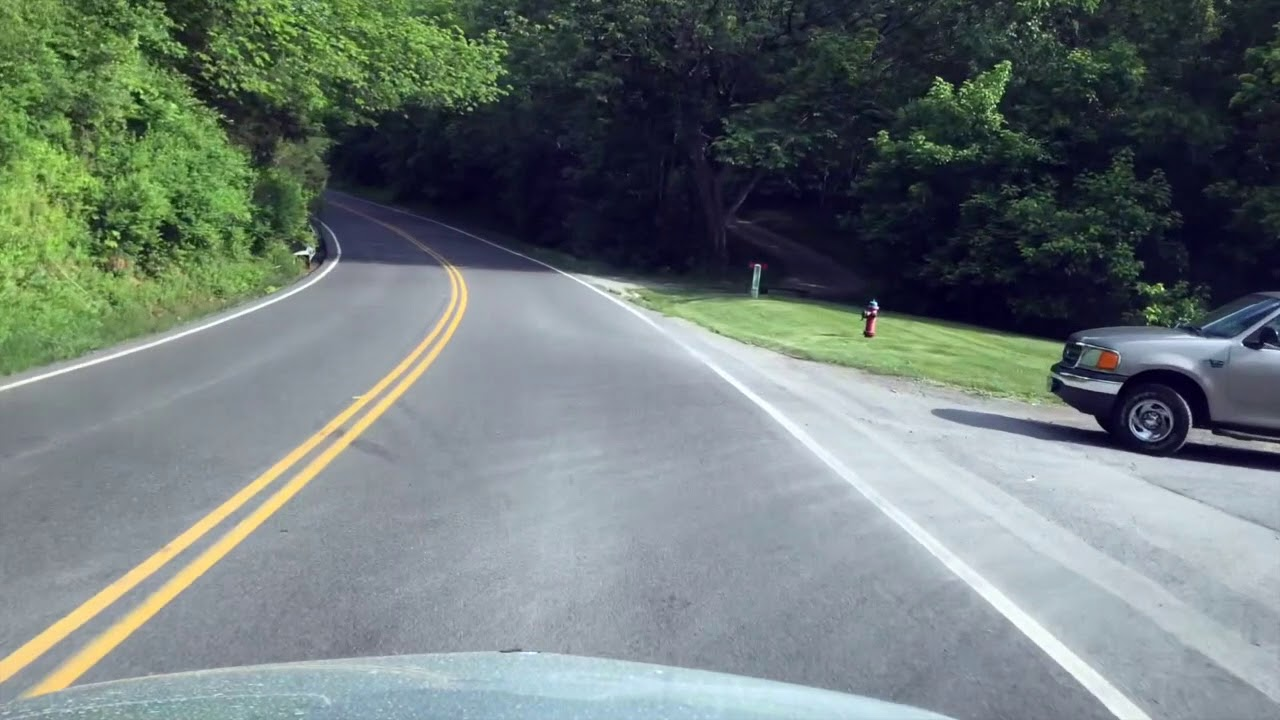
#> input picture test_image.jpg, 1280 x 720 px, given in place of test2.mp4, which was not available
$ python lane_Detection.py
#> lines starting #> are read from the running program, lines starting #| are printed output that depends on the picture; after the words box and inside, x2 and y2 are one past the last pixel; in counts of white or black regions, pixels touching at a corner belong together; long printed decimals are rounded; pictures that were not available may be replaced by others from this repository, and a replacement may not be noted
#> further down, frame is the input picture: shape (720, 1280, 3); mean B, G, R 119.6, 121.6, 110.1
import cv2
import numpy as np
import matplotlib.pyplot as plt


# img = cv2.imread("test_image.jpg")
# lane_image = np.copy(img)


def make_coordinate(image, line_parametres):
    try:
        slope, intercept = line_parametres
    except TypeError:
        slope, intercept = 0, 0

    y1 = image.shape[0] + 20
    y2 = int(y1 * (3 / 5))
    x1 = int((y1 - intercept) / slope)
    x2 = int((y2 - intercept) / slope)

    return np.array([x1, y1, x2, y2])


def average_resim(image, lines):
    global left_line
    global right_line
    left_fit = []
    right_fit = []
    for line in lines:
        x1, y1, x2, y2 = line.reshape(4)
        parameters = np.polyfit((x1, x2), (y1, y2), 1)
        slope = parameters[0]
        intercept = parameters[1]
        if slope < 0:
            left_fit.append((slope, intercept))
        else:
            right_fit.append((slope, intercept))
    if left_fit:
        left_fit_average = np.average(left_fit, axis=0)
        print(left_fit_average, 'left')
        left_line = make_coordinate(image, left_fit_average)
    if right_fit:
        right_fit_average = np.average(right_fit, axis=0)
        print(right_fit_average, 'right')
        right_line = make_coordinate(image, right_fit_average)

    return np.array([left_line, right_line])


def kenar(image):
    gray = cv2.cvtColor(image, cv2.COLOR_RGB2GRAY)
    blur = cv2.GaussianBlur(gray, (5, 5), 0)
    canny = cv2.Canny(blur, 45, 150)
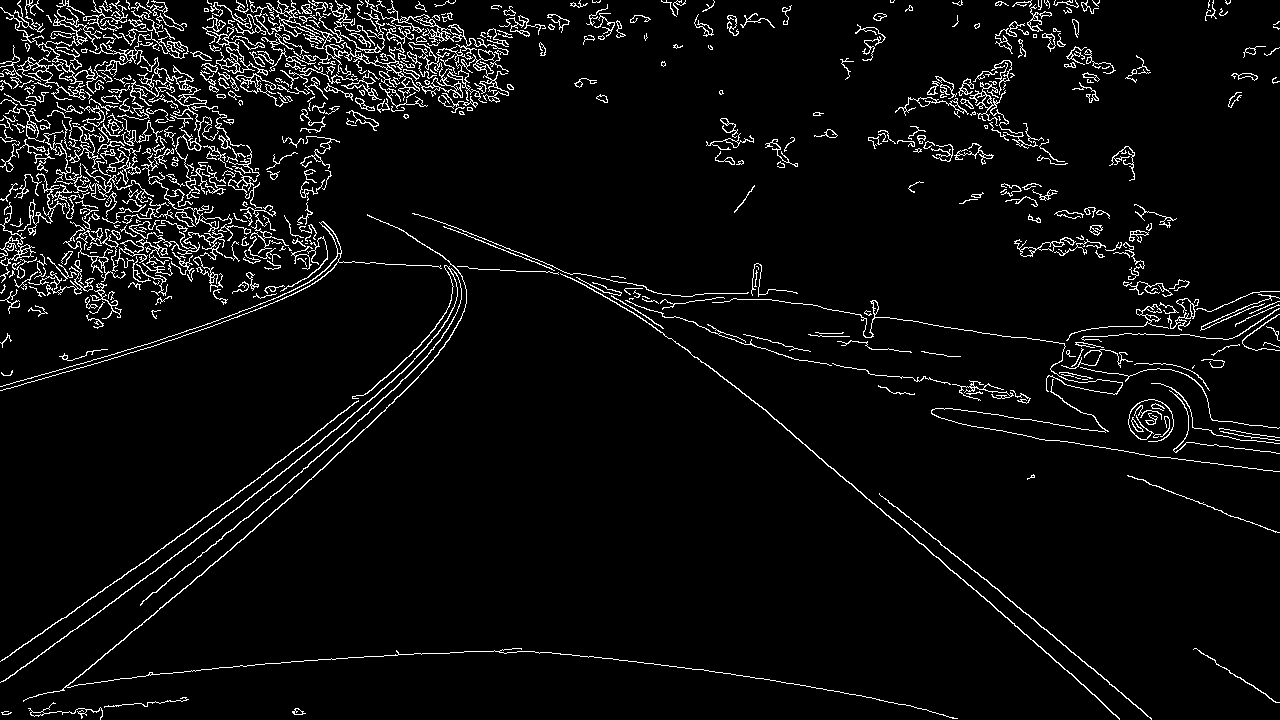
#> canny: shape (720, 1280); 5% white in thin lines or dots
    return canny


def ex_serit(image, lines):
    line_image = np.zeros_like(image)
    if lines is not None:
        for line in lines:
            x1, y1, x2, y2 = line.reshape(4)
            cv2.line(line_image, (x1, y1,), (x2, y2), (255, 255, 0), 10)
    return line_image


def incelenecek_bolge(image):
    height = image.shape[0]
#> height = 720
    triangle = np.array([
        [(30, height), (1200, height), (550, 250)]
    ])
#> triangle = [[30, 720], [1200, 720], [550, 250]]
    mask = np.zeros_like(image)
    cv2.fillPoly(mask, triangle, 255)
#> mask: shape (720, 1280); 29.8% white; 1 white region, box (x1, y1, x2, y2) and area: (31, 250, 1200, 720) 275065
    masked_image = cv2.bitwise_and(image, mask)
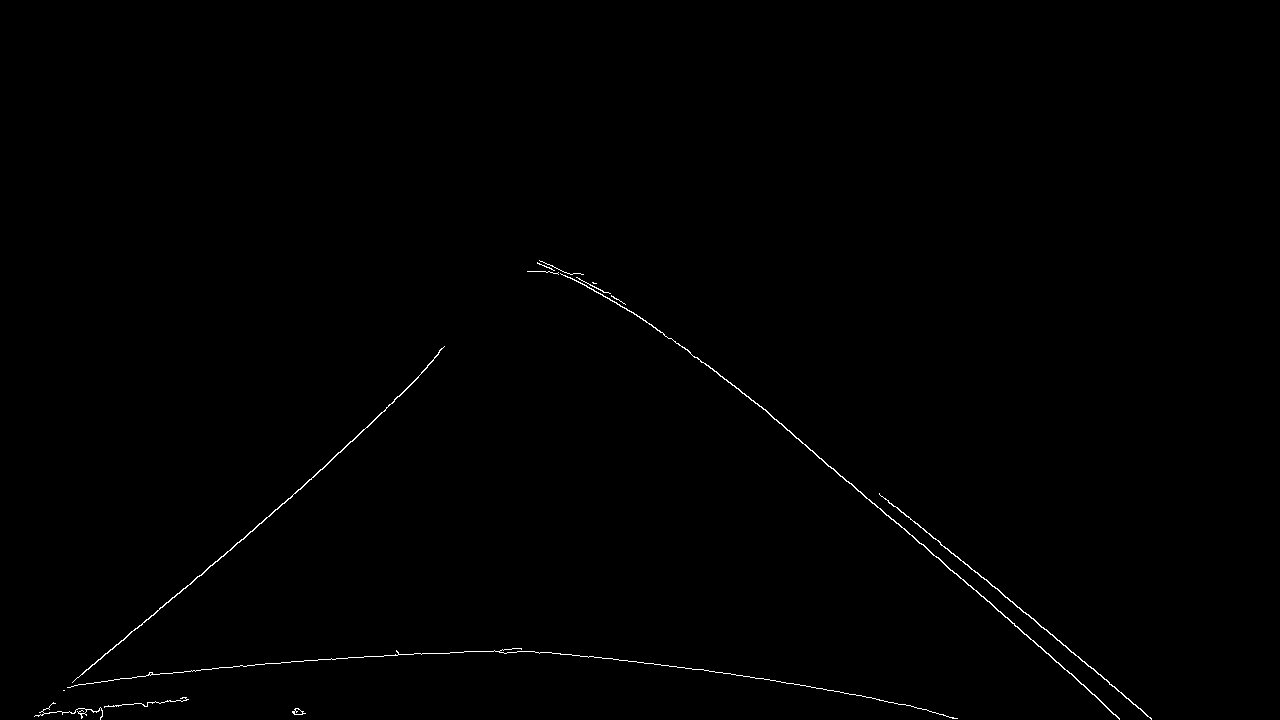
#> masked_image: shape (720, 1280); 0.38% white in thin lines or dots, all inside (x1, y1, x2, y2) = (34, 260, 1152, 720)
    return masked_image


path = "C:\\Users\\Hasan\\Desktop\\YapayZeka\\Open_CV\\Opencv_Kods\\serit_takip\\test2.mp4"
vid = cv2.VideoCapture(path)

while (vid.isOpened()):
    _, frame = vid.read()

    kenar_inceleme = kenar(frame)
    bolge = incelenecek_bolge(kenar_inceleme)

    lines = cv2.HoughLinesP(bolge, 2, np.pi / 180, 100, np.array([]), minLineLength=50, maxLineGap=5)
#> lines = 13 rows, first 6: [874, 503, 1097, 697], [257, 525, 311, 479], [977, 572, 1151, 718], [72, 682, 262, 522], [761, 406, 896, 523], [670, 338, 765, 410]
    averaged_lines = average_resim(frame, lines)
#> the loop in average_resim, `for line in lines:` made 13 passes
#> (x1, y1, x2, y2, slope, intercept) on passes 1 to 12: (874, 503, 1097, 697, 0.87, -257.3), (257, 525, 311, 479, -0.852, 743.9), (977, 572, 1151, 718, 0.839, -247.8), (72, 682, 262, 522, -0.842, 742.6), (761, 406, 896, 523, 0.867, -253.5), (670, 338, 765, 410, 0.758, -169.8), (589, 656, 735, 674, 0.123, 583.4), (307, 482, 401, 394, -0.936, 769.4), (114, 679, 269, 663, -0.103, 690.8), (962, 561, 1026, 614, 0.828, -235.7), (771, 680, 879, 699, 0.176, 544.4), (100, 707, 155, 701, -0.109, 717.9)
#> after the loop in average_resim, `for line in lines:`: left_fit = [(-0.852, 743.9), (-0.842, 742.6), (-0.936, 769.4), (-0.103, 690.8), (-0.109, 717.9)]; right_fit = [(0.87, -257.3), (0.839, -247.8), (0.867, -253.5), (0.758, -169.8), (0.123, 583.4), (0.828, -235.7), (0.176, 544.4), (0.574, -50.2)]
#> in average_resim, `left_fit_average = np.average(left_fit, axis=0)`: left_fit_average = [-0.568, 732.9]
#| [-5.68488809e-01  7.32927719e+02] left
#> in make_coordinate, `slope, intercept = line_parametres`: slope = -0.568; intercept = 732.9
#> in make_coordinate, `x1 = int((y1 - intercept) / slope)`: x1 = -12
#> in make_coordinate, `x2 = int((y2 - intercept) / slope)`: x2 = 508
#> in average_resim, `left_line = make_coordinate(image, left_fit_average)`: left_line = [-12, 740, 508, 444]
#> in average_resim, `right_fit_average = np.average(right_fit, axis=0)`: right_fit_average = [0.629, -10.82]
#| [  0.6293 -10.819] right
#> in average_resim, `right_line = make_coordinate(image, right_fit_average)`: right_line = [1193, 740, 722, 444]
#> averaged_lines = [[-12, 740, 508, 444], [1193, 740, 722, 444]]
    line_image = ex_serit(frame, averaged_lines)
#> the loop in ex_serit, `for line in lines:` made 2 passes
#> after the loop in ex_serit, `for line in lines:`:
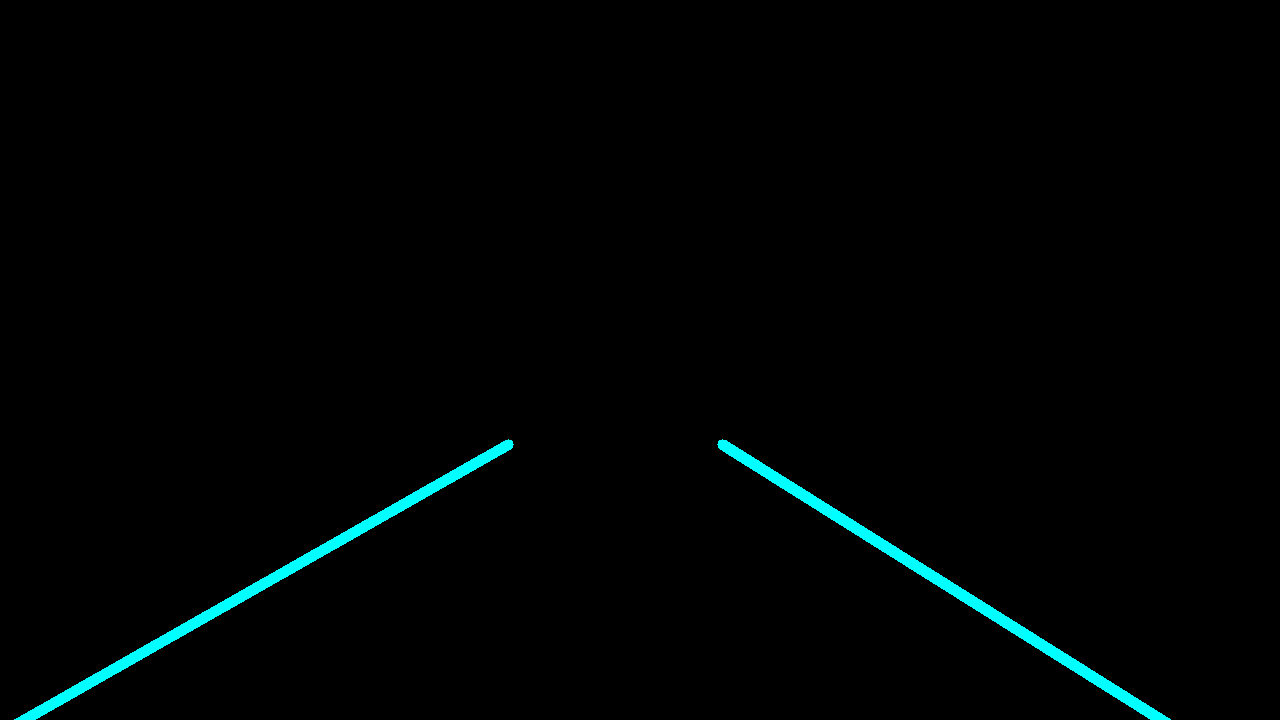
#> line_image: shape (720, 1280, 3); mean of channels 0, 1, 2 3.3, 3.3, 0; drawn as B, G, R
    combo_image = cv2.addWeighted(frame, 0.8, line_image, 1, 1)
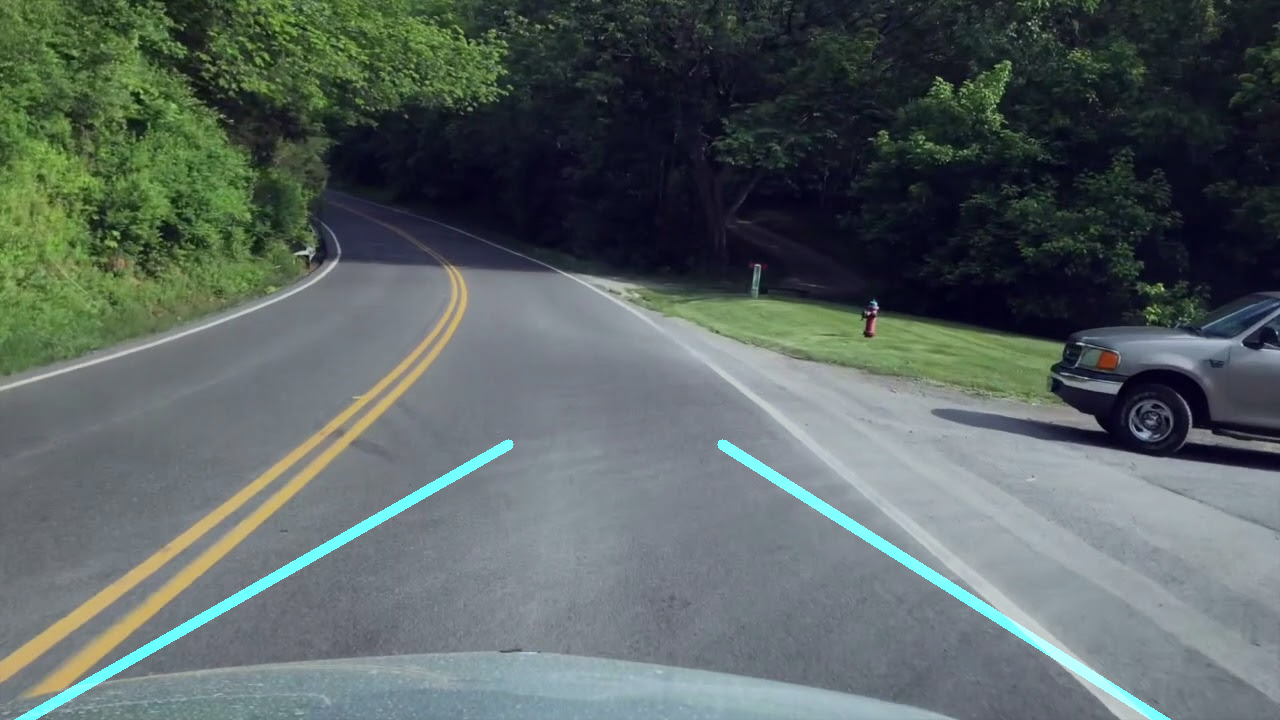
#> combo_image: shape (720, 1280, 3); mean B, G, R 98.2, 99.8, 89.1

    cv2.imshow("Result", combo_image)
    cv2.waitKey(1)

vid.release()
cv2.destroyAllWindows()
